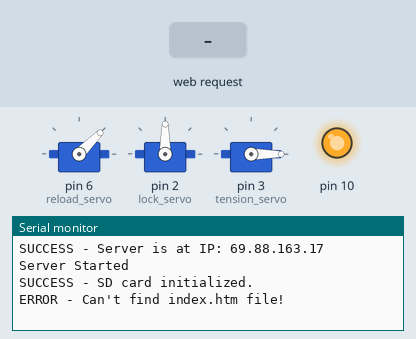
This sketch was run on a simulated Arduino Uno, built with avr-gcc and run on an emulated ATmega328P. On the bench: 3 × servo, output pins drawn as LEDs (lit = HIGH), the last lines printed to the serial monitor. The inputs (shaded band) are chosen by the test bench. Storage starts empty.

Above: at 1.2 s.
1.3 s: HTTP request GET /reload received
At 2.5 s:
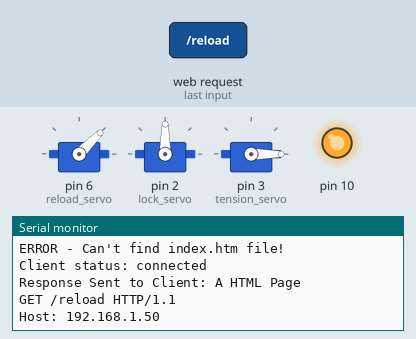
2.8 s: HTTP request GET /arm received
At 3.5 s:
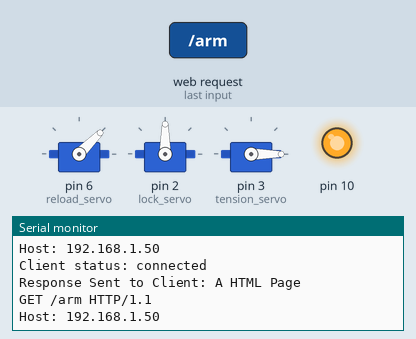
4.3 s: HTTP request GET /launch received
At 4.8 s:
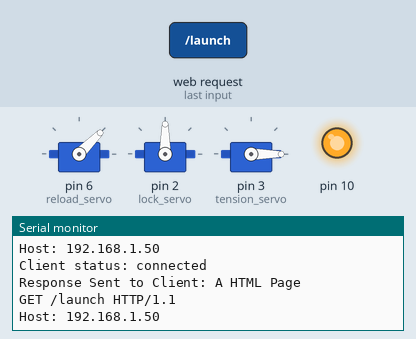

The sketch:

Maintenance_Project.ino
```cpp
#include <SPI.h>
#include <Ethernet.h>
#include <Servo.h>
#include <SD.h>

Servo reload_servo;  // create servo object to control reload
Servo lock_servo;  // create servo object to control lock
Servo tension_servo;  // create servo object to control tension

byte mac[] = {0xA8, 0x61, 0x0A, 0xAE, 0x14, 0xE8}; // physical mac address
byte ip[] = {69, 88, 163, 17};  // global ip address
EthernetServer server(80); // server port (HTTP)

File webPage; // HTTP web interface
String httpRequest; // request sent by AJAX

void setup() {

  // disable Ethernet chip
  pinMode(10, OUTPUT);
  digitalWrite(10, HIGH);

  reload_servo.attach(6);  // assign PWM pin 6 for reload servo
  lock_servo.attach(2);  // assign PWM pin 2 for lock servo
  tension_servo.attach(3); // assign PWM pin 3 for tension servo

  reload_servo.write(45); // set initial position of reload servo to 45 degrees
  lock_servo.write(90); // set initial position of lock servo to 90 degrees
  tension_servo.write(0); // set initial position of tension servo to 0 degrees

  // enable serial data print for debugging
  Serial.begin(9600);

  // begin Ethernet server
  Ethernet.begin(mac, ip);

  // configuration successful
  Serial.print(F("SUCCESS - Server is at IP: "));
  Serial.println(Ethernet.localIP());

  server.begin();
  Serial.println(F("Server Started"));

  if (!SD.begin(4)) {
    Serial.println(F("ERROR - SD card intitialization failed!"));
    return; // init failed
  }
  // init successful
  Serial.println(F("SUCCESS - SD card initialized."));

  // check for index.htm file
  if (!SD.exists("index.htm")) {
    Serial.println(F("ERROR - Can't find index.htm file!"));
    return; // can't find index file
  }
  // found index file
  Serial.println(F("SUCCESS - Found index.htm file."));
  Serial.println(F("-------------------------------"));
}

void loop() {
  EthernetClient client = server.available();
  // if server is available
  if (client) {
    Serial.println(F("Client status: connected"));
    boolean currentLineIsBlank = true;
    // while client is connected
    while (client.connected()) {
      // if client is available, read HTTP GET requests into char buffer
      if (client.available()) {
        char c = client.read();

        if (httpRequest.length() < 100) {
          httpRequest += c;
        }

        // if HTTP GET request has ended
        if (c == '\n' && currentLineIsBlank) {

          // send a standard http response header
          client.println("HTTP/1.1 200 OK");

		      // if HTTP GET request contains button state, check button state
		      if(httpRequest.indexOf("button_state?") > 0) {
            getButtonState();
		      }
          // else send HTML page to client
          else {
			      Serial.println(F("Response Sent to Client: A HTML Page"));
            client.println("Content-Type: text/html");
			      client.println("Connection: keep-alive");
			      client.println();

            // send web page
            webPage = SD.open("index.htm"); // open web page file
            if(webPage) {
              while(webPage.available()) {
                client.write(webPage.read()); // send web page to client
              }
              webPage.close();
            }
          }
		      Serial.println(httpRequest + "\n");
		      httpRequest = "";
		      break;
		    }

        // if char is a newline, current line is blank
        if(c == '\n') {
          currentLineIsBlank = true;
        }

        // if char is not a carriage return, current line is not blank
        else if(c != '\r') {
          currentLineIsBlank = false;
        }
      }
    }
    delay(100);
    client.stop();
  }
}

// performs an action corresponding to the current button state
void getButtonState(void) {
    // Reload button clicked
    if (httpRequest.indexOf("reload") > 0) {
        // set the angle of the reload servo to 0 degrees
        reload_servo.write(0);
        delay(300);

        // set the angle of the reload servo to 45 degrees
        reload_servo.write(45);
        Serial.println(F("Reloading catapult..."));
    }

    // Arm button clicked
    else if (httpRequest.indexOf("arm") > 0) {
        // set the angle of the lock servo to 0 degrees
        lock_servo.write(0);

        // set the angle of the tension servo to 180 degrees
        tension_servo.write(180);
        Serial.println(F("Arming catapult..."));
    }

	  // Launch button clicked
    else if (httpRequest.indexOf("launch") > 0) {
        // set the angle of the lock servo to 90 degrees
        lock_servo.write(90);
        delay(1000);

        // set the angle of the tension servo to 0 degrees
        tension_servo.write(0);
        Serial.println(F("Launching catapult..."));
    }
}
```

Measured:
- after the input at 1.3 s, the serial monitor: prints a new line at once (image 1)
- after the input at 2.8 s, the serial monitor: prints a new line after 0.07 s (image 2)
- after the input at 4.3 s, the serial monitor: prints a new line after 0.07 s (image 3)
